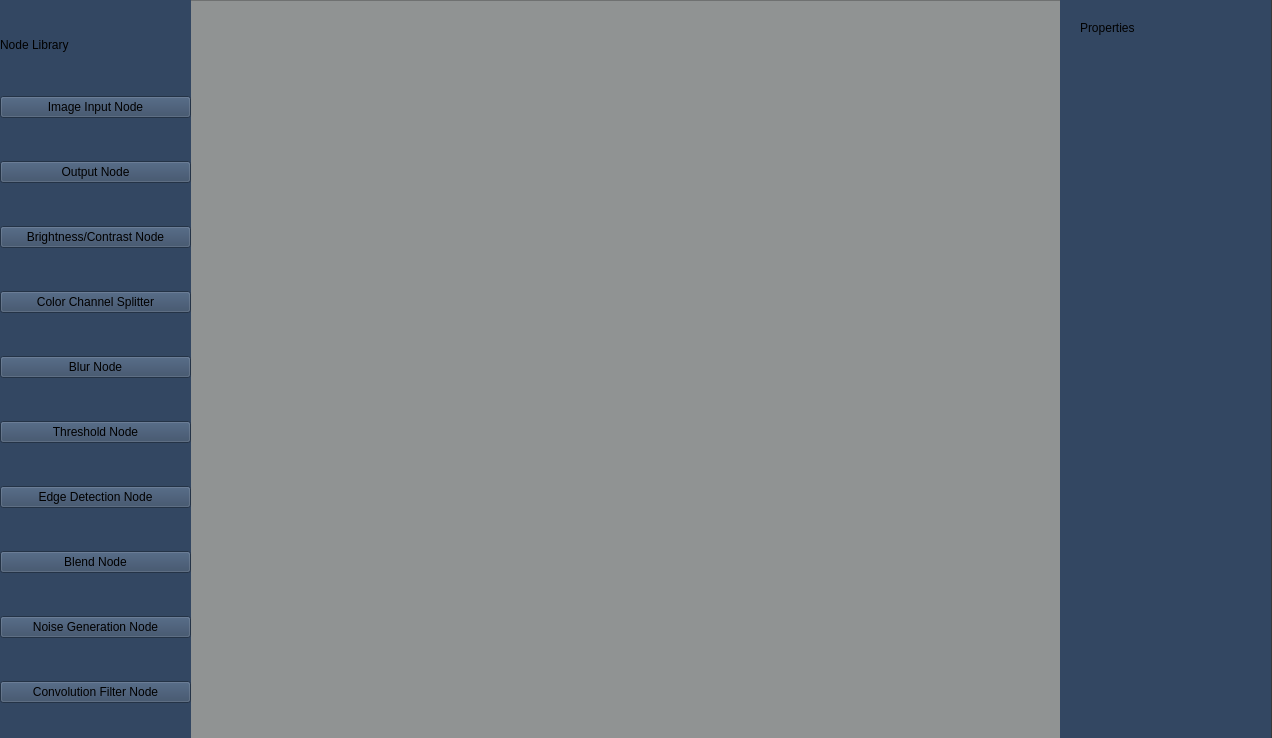
<?xml version="1.0" encoding="UTF-8"?>
<ui version="4.0">
 <class>MainWindow</class>
 <widget class="QMainWindow" name="MainWindow">
  <property name="geometry">
   <rect>
    <x>0</x>
    <y>0</y>
    <width>1272</width>
    <height>738</height>
   </rect>
  </property>
  <property name="windowTitle">
   <string>MainWindow</string>
  </property>
  <property name="styleSheet">
   <string notr="true">background-color: rgb(193, 196, 196);
background-color: rgb(56, 57, 57);</string>
  </property>
  <widget class="QWidget" name="centralwidget">
   <widget class="ZoomableGraphicsView" name="graphicsView">
    <property name="geometry">
     <rect>
      <x>190</x>
      <y>0</y>
      <width>871</width>
      <height>741</height>
     </rect>
    </property>
    <property name="styleSheet">
     <string notr="true">background-color: rgb(5, 20, 53);
background-color: rgb(144, 147, 147);</string>
    </property>
   </widget>
   <widget class="QWidget" name="widget_2" native="true">
    <property name="geometry">
     <rect>
      <x>1060</x>
      <y>0</y>
      <width>211</width>
      <height>741</height>
     </rect>
    </property>
    <property name="styleSheet">
     <string notr="true">background-color: rgb(51, 71, 98);</string>
    </property>
    <widget class="QLabel" name="label_2">
     <property name="geometry">
      <rect>
       <x>20</x>
       <y>20</y>
       <width>81</width>
       <height>16</height>
      </rect>
     </property>
     <property name="text">
      <string>Properties</string>
     </property>
    </widget>
   </widget>
   <widget class="QWidget" name="Sidebar" native="true">
    <property name="geometry">
     <rect>
      <x>0</x>
      <y>0</y>
      <width>191</width>
      <height>741</height>
     </rect>
    </property>
    <property name="styleSheet">
     <string notr="true">background-color: rgb(51, 71, 98);</string>
    </property>
    <layout class="QVBoxLayout" name="verticalLayout">
     <item>
      <widget class="QLabel" name="label">
       <property name="minimumSize">
        <size>
         <width>91</width>
         <height>0</height>
        </size>
       </property>
       <property name="maximumSize">
        <size>
         <width>91</width>
         <height>16</height>
        </size>
       </property>
       <property name="styleSheet">
        <string notr="true"/>
       </property>
       <property name="text">
        <string>Node Library</string>
       </property>
      </widget>
     </item>
     <item>
      <widget class="QPushButton" name="ImageInputNode">
       <property name="text">
        <string>Image Input Node</string>
       </property>
      </widget>
     </item>
     <item>
      <widget class="QPushButton" name="OutputNode">
       <property name="text">
        <string>Output Node</string>
       </property>
      </widget>
     </item>
     <item>
      <widget class="QPushButton" name="pushButton_3">
       <property name="text">
        <string>Brightness/Contrast Node</string>
       </property>
      </widget>
     </item>
     <item>
      <widget class="QPushButton" name="pushButton_4">
       <property name="text">
        <string>Color Channel Splitter</string>
       </property>
      </widget>
     </item>
     <item>
      <widget class="QPushButton" name="pushButton_5">
       <property name="text">
        <string>Blur Node</string>
       </property>
      </widget>
     </item>
     <item>
      <widget class="QPushButton" name="pushButton_6">
       <property name="text">
        <string>Threshold Node</string>
       </property>
      </widget>
     </item>
     <item>
      <widget class="QPushButton" name="pushButton_7">
       <property name="text">
        <string>Edge Detection Node</string>
       </property>
      </widget>
     </item>
     <item>
      <widget class="QPushButton" name="pushButton_8">
       <property name="text">
        <string>Blend Node</string>
       </property>
      </widget>
     </item>
     <item>
      <widget class="QPushButton" name="pushButton_9">
       <property name="text">
        <string>Noise Generation Node</string>
       </property>
      </widget>
     </item>
     <item>
      <widget class="QPushButton" name="pushButton_10">
       <property name="text">
        <string>Convolution Filter Node</string>
       </property>
      </widget>
     </item>
    </layout>
   </widget>
  </widget>
 </widget>
 <customwidgets>
  <customwidget>
   <class>ZoomableGraphicsView</class>
   <extends>QGraphicsView</extends>
   <header location="global">GraphicsView/ZoomableGraphicsView.h</header>
  </customwidget>
 </customwidgets>
 <resources/>
 <connections/>
</ui>
